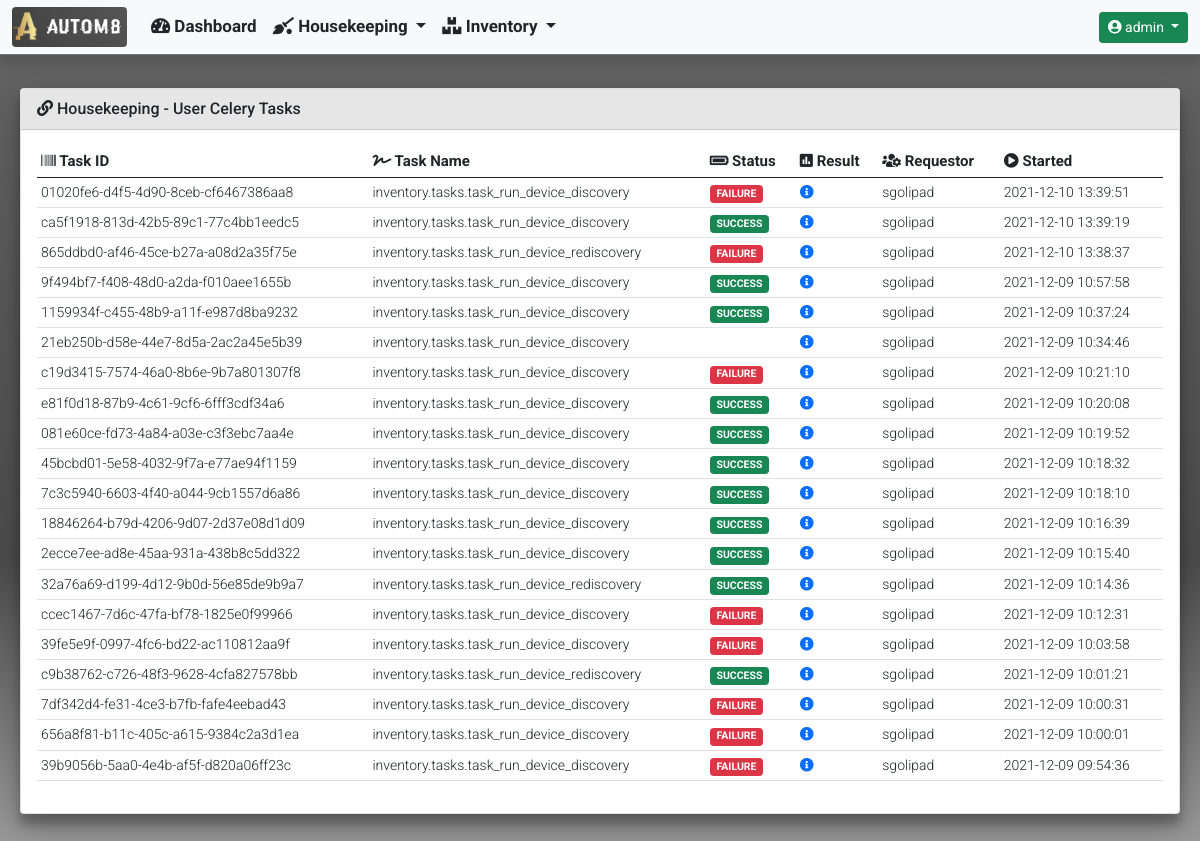
/housekeeping/ (signed in), run on an earlier commit of the app's database.
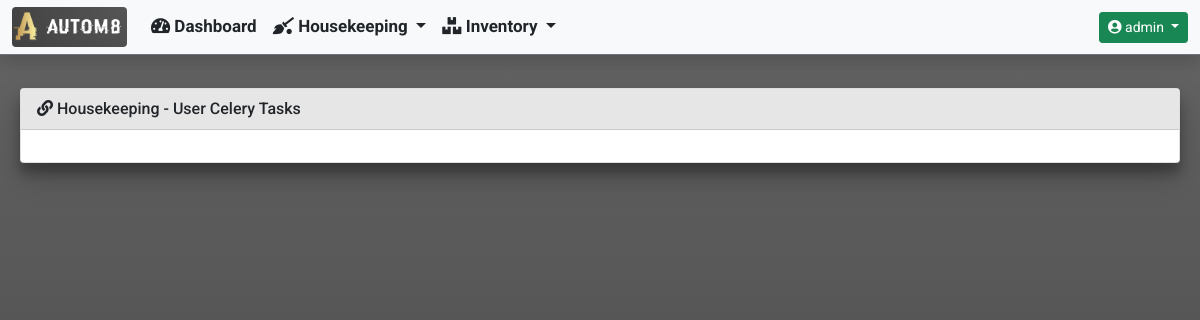
And on a later commit of the database.
### housekeeping/models.py (models this page shows)
class CeleryUserJobResults(models.Model):
    task_id = models.UUIDField(
        primary_key=True,
        default=uuid.uuid4,
        max_length=255
    )
    task_name = models.CharField(max_length=255)
    task_status = models.CharField(max_length=255)
    task_result = models.JSONField(null=True)
    task_requested_by = models.CharField(max_length=255)
    start_time = models.DateTimeField()

### housekeeping/views.py (the view)
def housekeeping_celery_user_tasks(request):
    tasks_list = CeleryUserJobResults.objects.all().order_by('-start_time')
    context = {
            'title': 'Housekeeping - Celery User Tasks',
            'card_header': 'Housekeeping - User Celery Tasks',
            'data': {
                'tasks_list': tasks_list
            }
        }
    if tasks.stats():
        data = {
            'celery_information': {
                'celery_statistics': tasks.stats(),
                'registered_tasks': tasks.registered_tasks()[hostname],
                'scheduled_tasks': tasks.scheduled()[hostname],
                'active_tasks': tasks.active()[hostname],
                'reserved_tasks': tasks.reserved()
            }
        }
        context['data'].update(data)
        return render(
            request,
            'housekeeping/housekeeping_celery_user_tasks.html',
            context
        )
    else:
        return render(
                request,
                'housekeeping/housekeeping_celery_user_tasks.html',
                context
            )

### templates/housekeeping/housekeeping_celery_user_tasks.html (shortened to what this page needs)
{% extends "base_template/base.html"%}
{% block content %}
{% if data.tasks_list %}
<div class="col-md-12">
    <div class="table-responsive rounded">
        <table id="celery_completed_tasks" class="table table-hover table-sm" style="width:100%">
            <thead>
                <tr>
                    <th><i class="fas fa-barcode"></i> Task ID</th>
                    <th><i class="fas fa-signature"></i> Task Name</th>
                    <th><i class="fas fa-battery-full"></i> Status</th>
                    <th><i class="fas fa-poll"></i> Result</th>
                    <th><i class="fas fa-users-cog"></i> Requestor</th>
                    <th><i class="fas fa-play-circle"></i> Started</th>
                </tr>
            </thead>
            <tbody>
                {% for completed_task in data.tasks_list %}
                <tr>
                    <td>{{ completed_task.task_id }}</td>
                    <td>{{ completed_task.task_name }}</td>
                    <td>
                        {% if 'SUCCESS' in completed_task.task_status %}
                            <span class="badge bg-success">{{ completed_task.task_status }}</span>
                        {% else %}
                            <span class="badge bg-danger">{{ completed_task.task_status }}</span>
                        {% endif %}
                    </td>
                    <td>
                        <a href="#" data-bs-toggle="modal" data-bs-target="#task_result_modal_{{ completed_task.task_id }}">
                            <i class="fas fa-info-circle"></i>
                        </a>
                    </td>
                    <td>{{ completed_task.task_requested_by }}</td>
                    <td>{{ completed_task.start_time|date:"Y-m-d H:i:s" }}</td>
                </tr>
                {% endfor %}
            </tbody>
        </table>
    </div>
</div>
{% endif %}
{% endblock %}

What changed in the data, as far as the page shows it:
removed CeleryUserJobResults: task_id "01020fe6-d4f5-4d90-8ceb-cf6467386aa8", task_name "inventory.tasks.task_run_device_discovery", task_status "FAILURE", task_requested_by "sgolipad", start_time "2021-12-10 13:39:51"
removed CeleryUserJobResults: task_id "ca5f1918-813d-42b5-89c1-77c4bb1eedc5", task_name "inventory.tasks.task_run_device_discovery", task_status "SUCCESS", task_requested_by "sgolipad", start_time "2021-12-10 13:39:19"
removed CeleryUserJobResults: task_id "865ddbd0-af46-45ce-b27a-a08d2a35f75e", task_name "inventory.tasks.task_run_device_rediscovery", task_status "FAILURE", task_requested_by "sgolipad", start_time "2021-12-10 13:38:37"
removed CeleryUserJobResults: task_id "9f494bf7-f408-48d0-a2da-f010aee1655b", task_name "inventory.tasks.task_run_device_discovery", task_status "SUCCESS", task_requested_by "sgolipad", start_time "2021-12-09 10:57:58"
removed CeleryUserJobResults: task_id "1159934f-c455-48b9-a11f-e987d8ba9232", task_name "inventory.tasks.task_run_device_discovery", task_status "SUCCESS", task_requested_by "sgolipad", start_time "2021-12-09 10:37:24"
removed CeleryUserJobResults: task_id "21eb250b-d58e-44e7-8d5a-2ac2a45e5b39", task_name "inventory.tasks.task_run_device_discovery", task_requested_by "sgolipad", start_time "2021-12-09 10:34:46"
removed CeleryUserJobResults: task_id "c19d3415-7574-46a0-8b6e-9b7a801307f8", task_name "inventory.tasks.task_run_device_discovery", task_status "FAILURE", task_requested_by "sgolipad", start_time "2021-12-09 10:21:10"
removed CeleryUserJobResults: task_id "e81f0d18-87b9-4c61-9cf6-6fff3cdf34a6", task_name "inventory.tasks.task_run_device_discovery", task_status "SUCCESS", task_requested_by "sgolipad", start_time "2021-12-09 10:20:08"
removed CeleryUserJobResults: task_id "081e60ce-fd73-4a84-a03e-c3f3ebc7aa4e", task_name "inventory.tasks.task_run_device_discovery", task_status "SUCCESS", task_requested_by "sgolipad", start_time "2021-12-09 10:19:52"
removed CeleryUserJobResults: task_id "45bcbd01-5e58-4032-9f7a-e77ae94f1159", task_name "inventory.tasks.task_run_device_discovery", task_status "SUCCESS", task_requested_by "sgolipad", start_time "2021-12-09 10:18:32"
removed CeleryUserJobResults: task_id "7c3c5940-6603-4f40-a044-9cb1557d6a86", task_name "inventory.tasks.task_run_device_discovery", task_status "SUCCESS", task_requested_by "sgolipad", start_time "2021-12-09 10:18:10"
removed CeleryUserJobResults: task_id "18846264-b79d-4206-9d07-2d37e08d1d09", task_name "inventory.tasks.task_run_device_discovery", task_status "SUCCESS", task_requested_by "sgolipad", start_time "2021-12-09 10:16:39"
removed CeleryUserJobResults: task_id "2ecce7ee-ad8e-45aa-931a-438b8c5dd322", task_name "inventory.tasks.task_run_device_discovery", task_status "SUCCESS", task_requested_by "sgolipad", start_time "2021-12-09 10:15:40"
removed CeleryUserJobResults: task_id "32a76a69-d199-4d12-9b0d-56e85de9b9a7", task_name "inventory.tasks.task_run_device_rediscovery", task_status "SUCCESS", task_requested_by "sgolipad", start_time "2021-12-09 10:14:36"
removed CeleryUserJobResults: task_id "ccec1467-7d6c-47fa-bf78-1825e0f99966", task_name "inventory.tasks.task_run_device_discovery", task_status "FAILURE", task_requested_by "sgolipad", start_time "2021-12-09 10:12:31"
removed CeleryUserJobResults: task_id "39fe5e9f-0997-4fc6-bd22-ac110812aa9f", task_name "inventory.tasks.task_run_device_discovery", task_status "FAILURE", task_requested_by "sgolipad", start_time "2021-12-09 10:03:58"
removed CeleryUserJobResults: task_id "c9b38762-c726-48f3-9628-4cfa827578bb", task_name "inventory.tasks.task_run_device_rediscovery", task_status "SUCCESS", task_requested_by "sgolipad", start_time "2021-12-09 10:01:21"
removed CeleryUserJobResults: task_id "7df342d4-fe31-4ce3-b7fb-fafe4eebad43", task_name "inventory.tasks.task_run_device_discovery", task_status "FAILURE", task_requested_by "sgolipad", start_time "2021-12-09 10:00:31"
removed CeleryUserJobResults: task_id "656a8f81-b11c-405c-a615-9384c2a3d1ea", task_name "inventory.tasks.task_run_device_discovery", task_status "FAILURE", task_requested_by "sgolipad", start_time "2021-12-09 10:00:01"
removed CeleryUserJobResults: task_id "39b9056b-5aa0-4e4b-af5f-d820a06ff23c", task_name "inventory.tasks.task_run_device_discovery", task_status "FAILURE", task_requested_by "sgolipad", start_time "2021-12-09 09:54:36"
Also different on the page:
text no longer shown: "Task ID Task Name Status Result Requestor Started"
